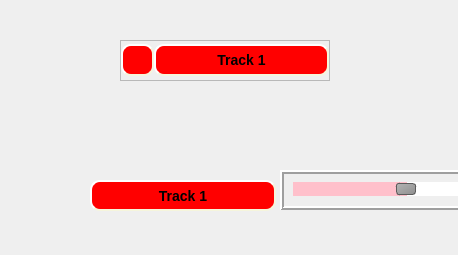
<?xml version="1.0" encoding="UTF-8"?>
<ui version="4.0">
 <class>Form</class>
 <widget class="QWidget" name="Form">
  <property name="geometry">
   <rect>
    <x>0</x>
    <y>0</y>
    <width>458</width>
    <height>255</height>
   </rect>
  </property>
  <property name="windowTitle">
   <string>Form</string>
  </property>
  <widget class="QPushButton" name="pushButton_5">
   <property name="geometry">
    <rect>
     <x>90</x>
     <y>180</y>
     <width>186</width>
     <height>31</height>
    </rect>
   </property>
   <property name="sizePolicy">
    <sizepolicy hsizetype="Minimum" vsizetype="Fixed">
     <horstretch>0</horstretch>
     <verstretch>0</verstretch>
    </sizepolicy>
   </property>
   <property name="minimumSize">
    <size>
     <width>5</width>
     <height>0</height>
    </size>
   </property>
   <property name="styleSheet">
    <string notr="true">QPushButton{
    background-color: red;
    border-style: outset;
    border-width: 2px;
    border-radius: 10px;
    border-color: beige;
    font: bold 14px;
    min-width: 10em;
    padding: 6px;
}
QPushButton:pressed {
    background-color: rgb(224, 0, 0);
    border-style: inset;
}</string>
   </property>
   <property name="text">
    <string>Track 1</string>
   </property>
  </widget>
  <widget class="QFrame" name="frame_7">
   <property name="geometry">
    <rect>
     <x>280</x>
     <y>170</y>
     <width>204</width>
     <height>40</height>
    </rect>
   </property>
   <property name="sizePolicy">
    <sizepolicy hsizetype="Preferred" vsizetype="Fixed">
     <horstretch>0</horstretch>
     <verstretch>0</verstretch>
    </sizepolicy>
   </property>
   <property name="minimumSize">
    <size>
     <width>110</width>
     <height>0</height>
    </size>
   </property>
   <property name="frameShape">
    <enum>QFrame::Box</enum>
   </property>
   <property name="frameShadow">
    <enum>QFrame::Raised</enum>
   </property>
   <property name="lineWidth">
    <number>2</number>
   </property>
   <layout class="QHBoxLayout" name="horizontalLayout_6">
    <property name="spacing">
     <number>5</number>
    </property>
    <property name="sizeConstraint">
     <enum>QLayout::SetDefaultConstraint</enum>
    </property>
    <property name="leftMargin">
     <number>5</number>
    </property>
    <property name="topMargin">
     <number>5</number>
    </property>
    <property name="rightMargin">
     <number>5</number>
    </property>
    <property name="bottomMargin">
     <number>5</number>
    </property>
    <item>
     <widget class="QSlider" name="horizontalSlider_2">
      <property name="sizePolicy">
       <sizepolicy hsizetype="Preferred" vsizetype="Fixed">
        <horstretch>0</horstretch>
        <verstretch>0</verstretch>
       </sizepolicy>
      </property>
      <property name="minimumSize">
       <size>
        <width>100</width>
        <height>0</height>
       </size>
      </property>
      <property name="styleSheet">
       <string notr="true">QSlider::groove:horizontal {
    border: 1px solid #999999;
    height: 8px; /* the groove expands to the size of the slider by default. by giving it a height, it has a fixed size */
    background: qlineargradient(x1:0, y1:0, x2:0, y2:1, stop:0 #B1B1B1, stop:1 #c4c4c4);
    margin: 2px 0;
}
QSlider::handle:horizontal {
    background: qlineargradient(x1:0, y1:0, x2:1, y2:1, stop:0 #b4b4b4, stop:1 #8f8f8f);
    border: 1px solid #5c5c5c;
    width: 18px;
    margin: -2px 0; /* handle is placed by default on the contents rect of the groove. Expand outside the groove */
    border-radius: 3px;
}

QSlider::groove:horizontal {
    background: red;
    position: absolute; /* absolutely position 4px from the left and right of the widget. setting margins on the widget should work too... */
    left: 4px; right: 4px;
}


QSlider::add-page:horizontal {
    background: white;
}

QSlider::sub-page:horizontal {
    background: pink;
}</string>
      </property>
      <property name="value">
       <number>65</number>
      </property>
      <property name="sliderPosition">
       <number>65</number>
      </property>
      <property name="orientation">
       <enum>Qt::Horizontal</enum>
      </property>
     </widget>
    </item>
   </layout>
  </widget>
  <widget class="QFrame" name="frame">
   <property name="geometry">
    <rect>
     <x>120</x>
     <y>40</y>
     <width>210</width>
     <height>41</height>
    </rect>
   </property>
   <property name="frameShape">
    <enum>QFrame::StyledPanel</enum>
   </property>
   <property name="frameShadow">
    <enum>QFrame::Raised</enum>
   </property>
   <layout class="QHBoxLayout" name="horizontalLayout">
    <property name="spacing">
     <number>0</number>
    </property>
    <property name="leftMargin">
     <number>0</number>
    </property>
    <property name="topMargin">
     <number>0</number>
    </property>
    <property name="rightMargin">
     <number>0</number>
    </property>
    <property name="bottomMargin">
     <number>0</number>
    </property>
    <item>
     <widget class="QPushButton" name="pushButton_7">
      <property name="sizePolicy">
       <sizepolicy hsizetype="Minimum" vsizetype="Fixed">
        <horstretch>0</horstretch>
        <verstretch>0</verstretch>
       </sizepolicy>
      </property>
      <property name="minimumSize">
       <size>
        <width>0</width>
        <height>0</height>
       </size>
      </property>
      <property name="maximumSize">
       <size>
        <width>33</width>
        <height>16777215</height>
       </size>
      </property>
      <property name="styleSheet">
       <string notr="true">QPushButton{
    background-color: red;
    border-style: outset;
    border-width: 2px;
    border-radius: 10px;
    border-color: beige;
    font: bold 14px;
    min-width: 10em;
    padding: 6px;
}
QPushButton:pressed {
    background-color: rgb(224, 0, 0);
    border-style: inset;
}</string>
      </property>
      <property name="text">
       <string/>
      </property>
      <property name="icon">
       <iconset>
        <normaloff>../../icons/delete.svg</normaloff>../../icons/delete.svg</iconset>
      </property>
     </widget>
    </item>
    <item>
     <widget class="QPushButton" name="pushButton_6">
      <property name="sizePolicy">
       <sizepolicy hsizetype="Minimum" vsizetype="Fixed">
        <horstretch>0</horstretch>
        <verstretch>0</verstretch>
       </sizepolicy>
      </property>
      <property name="minimumSize">
       <size>
        <width>0</width>
        <height>0</height>
       </size>
      </property>
      <property name="styleSheet">
       <string notr="true">QPushButton{
    background-color: red;
    border-style: outset;
    border-width: 2px;
    border-radius: 10px;
    border-color: beige;
    font: bold 14px;
    min-width: 10em;
    padding: 6px;
}
QPushButton:pressed {
    background-color: rgb(224, 0, 0);
    border-style: inset;
}</string>
      </property>
      <property name="text">
       <string>Track 1</string>
      </property>
     </widget>
    </item>
   </layout>
  </widget>
 </widget>
 <resources/>
 <connections/>
</ui>
